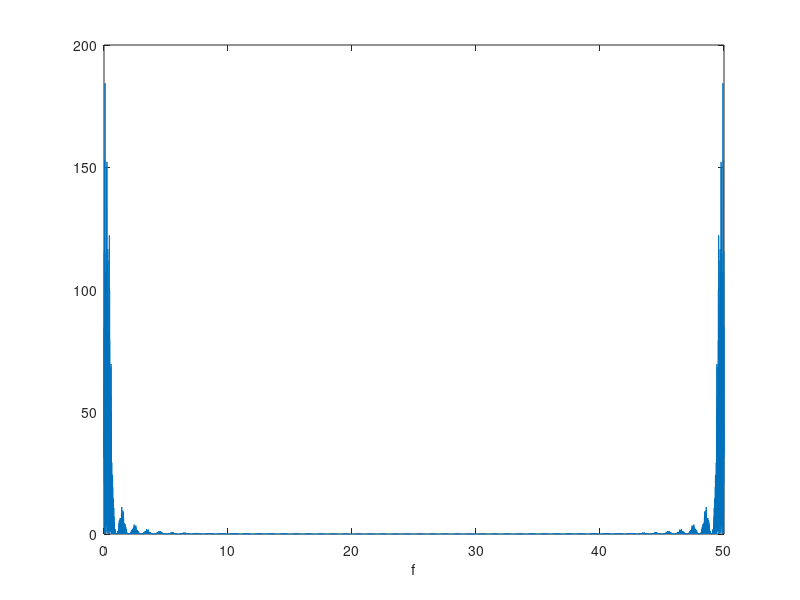
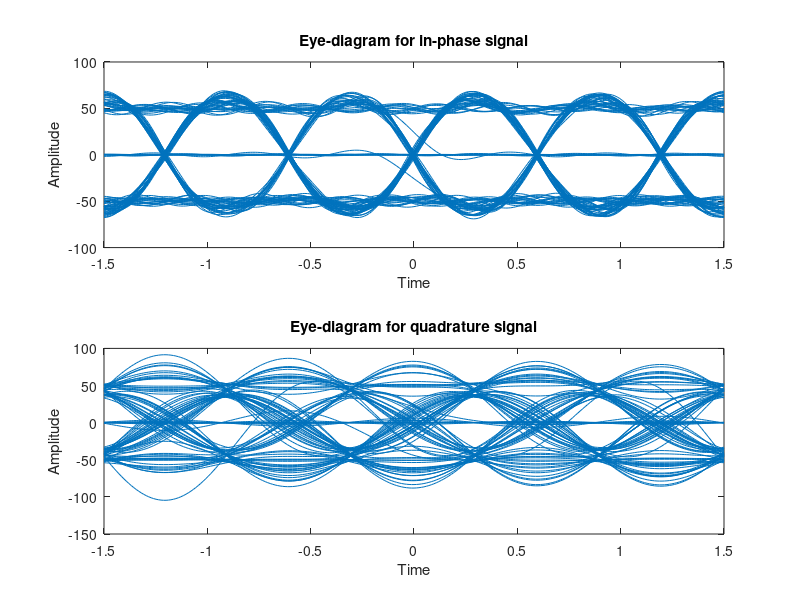
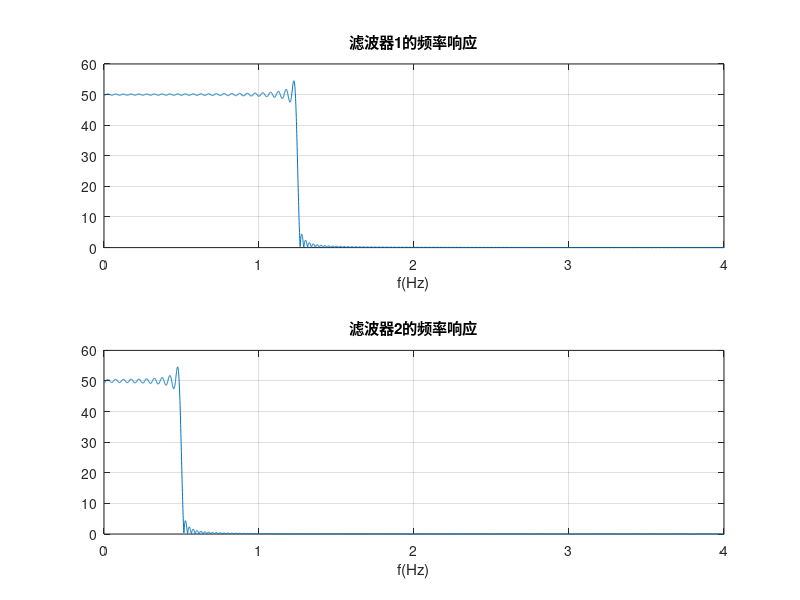

MATLAB code for these plots, in order:

N=400;
fs=50;
Ts=1;%定义符号周期
dt=Ts/fs;%计算采样点间隔
t=0:dt:(N*fs-1)*dt;%定义仿真时间段
d=randi([0,1],1,N)*2-1;%定义符号波形
%在此d为一个1行400列的矩阵   1和-1交替




a_tmp=repmat(d,[fs,1]);
a=a_tmp(:);

n = length(a);
X = fft(a);
f = (0:n-1)*(fs/n); 
power = abs(X).^2/n; 
plot(f,power)
xlabel('f');
delay=20;
t_ht=-delay:dt:delay;
ht1=2.5*sinc(2.5*t_ht/Ts);
rt1=conv(a,ht1);
ht2=sinc(t_ht/Ts);
rt2=conv(a,ht2);
eyediagram(rt1+j*rt2,5*fs,3);
t=2^16;
HT1=fft(ht1,t);
HT2=fft(ht2,t);
f=[0:t-1]/t/dt;
figure;
subplot(2,1,1);
plot(f,abs(HT1));
title('滤波器1的频率响应')
grid on 
xlabel('f(Hz)');
axis([0 4 0 60]);
subplot(2,1,2);
plot(f,abs(HT2));
title('滤波器2的频率响应');
grid on;
xlabel('f(Hz)');
axis([0 4 0 60]);

